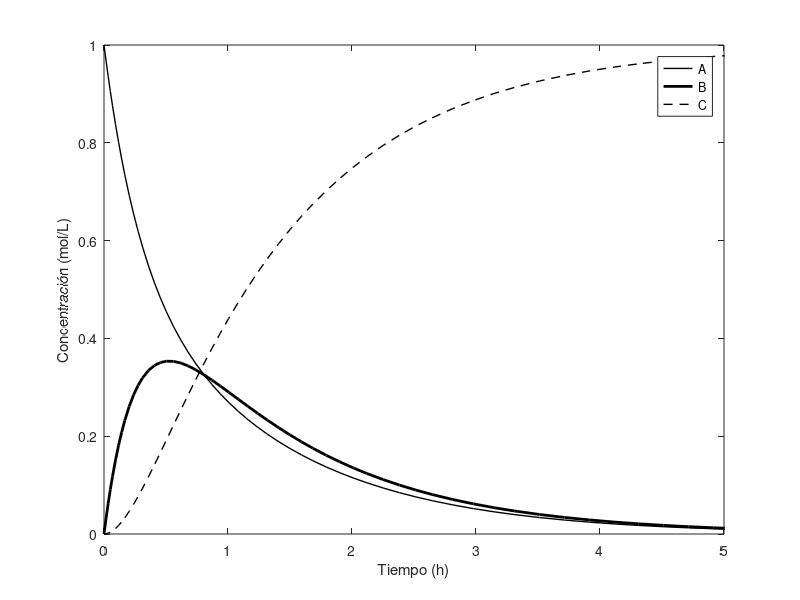

MATLAB code for this plot:
function problema_1
% Para ser utilizado con el texto H. Jorquera y C. Gelmi "Métodos Numéricos
% Aplicados a Ingeniería: Casos de estudio en Ingeniería de Procesos usando
% MATLAB", Ediciones UC, 2014.
%
% Última revisión: 19/03/2014.

% Integración de las ecuaciones diferenciales
[t c] = ode45(@prob1,[0 8],[1 0 0]);

% Gráficos
plot(t,c(:,1),'k','lineWidth',1)
hold on
plot(t,c(:,2),'k','lineWidth',2)
plot(t,c(:,3),'k--','lineWidth',1)
hold off
axis([0 5 0 1])
xlabel('Tiempo (h)')
ylabel('Concentración (mol/L)')
legend('A','B','C')

% Cálculo de la concentración máxima de B y tiempo de ocurrencia
[max_B pos_B] = max(c(:,2)) % valor máximo del compuesto B y su posición
tpo_max_B = t(pos_B)        % tiempo en el cual se alcanza el máximo valor de B

%%%%%%%%%%%%%%%%%%%%%%%%%%%%%%%%%%
function dc = prob1(t,c)

% Parámetros del modelo
k1f = 2;  % 1/h
k1r = 1;  % 1/h
k2 = 1.5; % 1/h Este es el valor que cambiamos para la letra (b)

% Ecuaciones diferenciales
dc = zeros(3,1);
dc(1) = -k1f*c(1)+k1r*c(2);
dc(2) = k1f*c(1)-(k1r+k2)*c(2);
dc(3) = k2*c(2);
